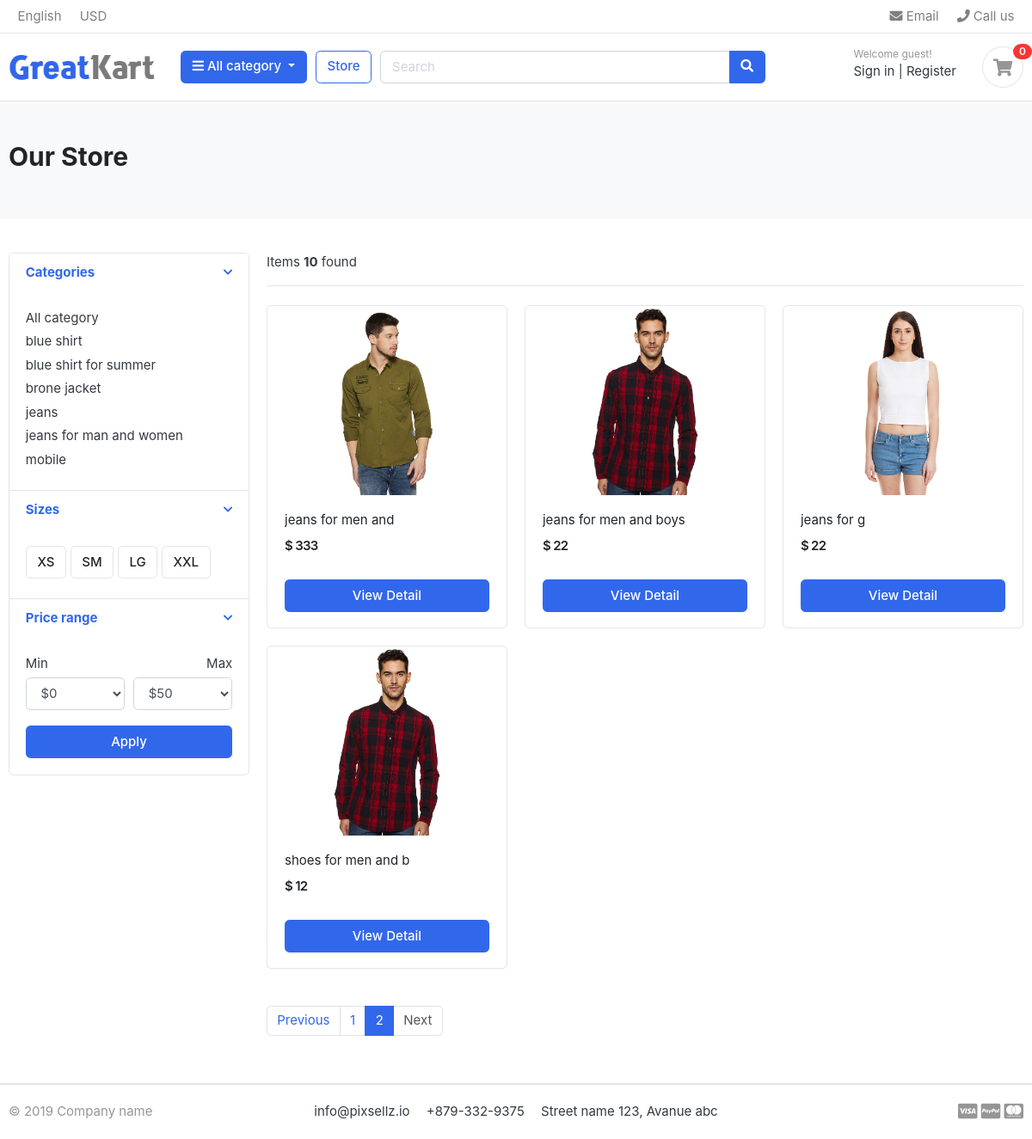
Page /store/?page=2 on the earlier database version.
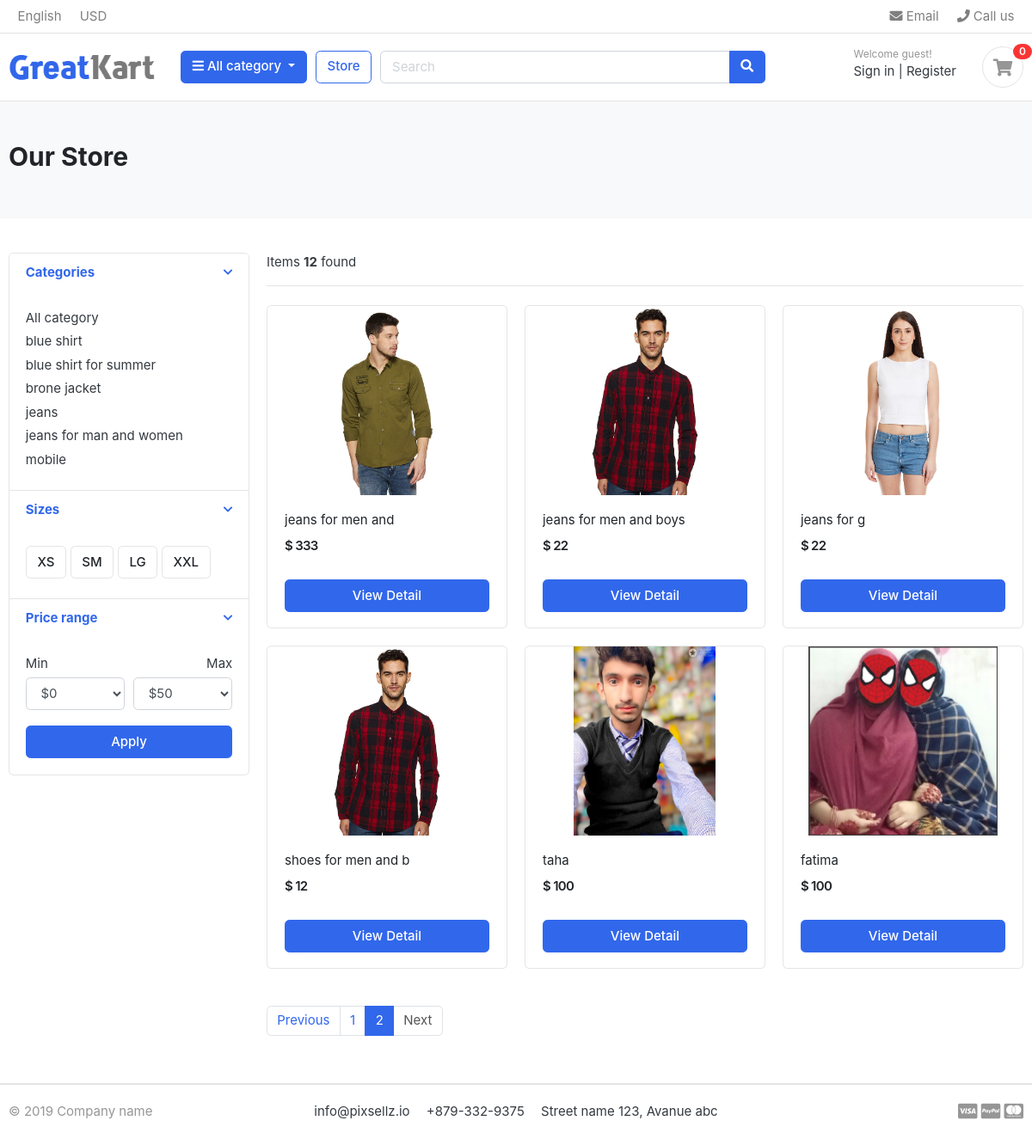
Same page on the later database version.
### category/models.py (models this page shows, shortened)
class Category(models.Model):
    category_name = models.CharField(max_length=100, unique=True, verbose_name="Category Name")
    slug          = models.SlugField(max_length=100, unique=True, blank=True, verbose_name="URL Slug")
    parent        = models.ForeignKey('self', on_delete=models.CASCADE, null=True, blank=True, related_name='children', verbose_name="Parent Category")
    description   = models.TextField(blank=True, null=True, verbose_name="Category Description")
    cat_image     = models.ImageField(upload_to='photo/categories', blank=True, null=True, verbose_name="Category Image")
    created_at    = models.DateField(auto_now_add=True, verbose_name="Created At")
    updated_at    = models.DateField(auto_now=True, verbose_name="Updated At")
    class Meta:
        verbose_name = "Category"
        verbose_name_plural = "Categories"
        ordering = ['category_name']  # Changed from 'name' to 'category_name'
    def get_url(self):
        return reverse('product_by_category', args=[self.slug])

### store/models.py (models this page shows, shortened)
class Product(models.Model):
    product_name = models.CharField( max_length=50)
    slug = models.SlugField()
    description = models.TextField( max_length=550)
    price = models.IntegerField()
    image = models.ImageField( upload_to=None, height_field=None, width_field=None, max_length=None)
    stock  = models.IntegerField()
    is_available = models.BooleanField(default = True)
    category  = models.ForeignKey(Category, on_delete=models.CASCADE)
    created_data = models.DateTimeField( auto_now_add=True)
    modified_date = models.DateTimeField( auto_now_add=True)
    def get_url(self):
        return reverse('product_detail', args=[self.category.slug,self.slug])

### store/views.py (the view)
# urls.py: path('store/',include('store.urls')),
def store(request, category_slug=None):
    categories = None
    products = None
    if category_slug:
        categories = get_object_or_404(Category, slug=category_slug)
        products = Product.objects.filter(category=categories, is_available=True)
        pagenator = Paginator(products,6)
        page = request.GET.get('page')
        paged_products=pagenator.get_page(page)
        product_count = products.count()
    else:
        products = Product.objects.filter(is_available=True).order_by('id')
        paginator= Paginator(products,6)
        page = request.GET.get('page')
        paged_products = paginator.get_page(page)
        product_count = products.count()
    context = {
        'products': paged_products,
        'product_count': product_count,
        'categories': categories,
    }
    return render(request, 'store/store.html', context)

### carts/context_processors.py (called while the page is built)
def counter(request):
    cart_count = 0
    if 'admin' in request.path:
        return {}
    else:
        try:
            cart = Cart.objects.filter(cart_id = _cart_id(request))
            cart_items = CartItem.objects.all().filter(cart=cart[:1])
            for cart_item in cart_items:
                cart_count += cart_item.quantity
        except Cart.DoesNotExist:
            cart_count = 0
    return dict(cart_count= cart_count )

### carts/views.py (called while the page is built)
def _cart_id(request):
    cart = request.session.session_key
    if not cart:
        cart = request.session.create()
    return cart

### category/context_processors.py (called while the page is built)
def menu_links(request):
    links = Category.objects.all()
    return dict(links=links)

### templates/store/store.html (shortened to what the changed rows need)
{% extends "base.html" %}
{% load static  %}
{% block content %}
<section class="section-pagetop bg">
    <div class="container">
        {% if 'search' in request.path %}
        <h2 class="title-page">Search Result</h2>
        {% else %}
        <h2 class="title-page">Our Store</h2>
        {%endif%}
    </div>
    </section>
    <section class="section-content padding-y">
    <div class="container">
    <div class="row">
        <aside class="col-md-3">
    <div class="card">
        <article class="filter-group">
            <div class="filter-content collapse show" id="collapse_1" style="">
                <div class="card-body">
                    <ul class="list-menu">
                        {% for category in links %}
                    <li><a href="{{category.get_url}}">{{category.category_name }}</a></li>
                        {% endfor %}
                    </ul>
                </div>
            </div>
        </article>
    </div>
        </aside>
        <main class="col-md-9">
    <header class="border-bottom mb-4 pb-3">
            <div class="form-inline">
                <span class="mr-md-auto">Items <b>{{ product_count }}</b> found </span>
            </div>
    </header>
    <div class="row">
        {% if products %}
        {% for product in products %}
        <div class="col-md-4">
            <figure class="card card-product-grid">
                <div class="img-wrap">
                    <a href="{{product.get_url}}"><img src="{{product.image.url}}"></a>
                </div>
                <figcaption class="info-wrap">
                    <div class="fix-height">
                        <a href="{{product.get_url}}" class="title">{{product.product_name}}</a>
                        <div class="price-wrap mt-2">
                            <span class="price">$ {{product.price}}</span>
                        </div>
                    </div>
                    <a href="{{product.get_url }}" class="btn btn-block btn-primary">View Detail</a>
                </figcaption>
            </figure>
        </div>
        {% endfor %}
        {% else %}
        <h1>NO result Fount..</h1>
        {% endif %}
    </div>
    <nav class="mt-4" aria-label="Page navigation sample">
        {% if products.has_other_pages %}
        <ul class="pagination">
            {% for i in products.paginator.page_range %}
            {% if products.number == i %}
        <li class="page-item active"><a class="page-link" href="#">{{i}}</a></li>
            {%else%}
        <li class="page-item"><a class="page-link" href="?page={{i}}">{{i}}</a></li>
            {%endif%}
            {%endfor%}
      </ul>
      {%endif%}
    </nav>
        </main>
    </div>
    </div>
    </section>
{% endblock  %}

Differences in the rows shown:
added Product: image (picture), product_name "taha", price "100"
added Product: image (picture), product_name "fatima", price "100"
Other differences:
{{ product_count }}: "10" → "12"
